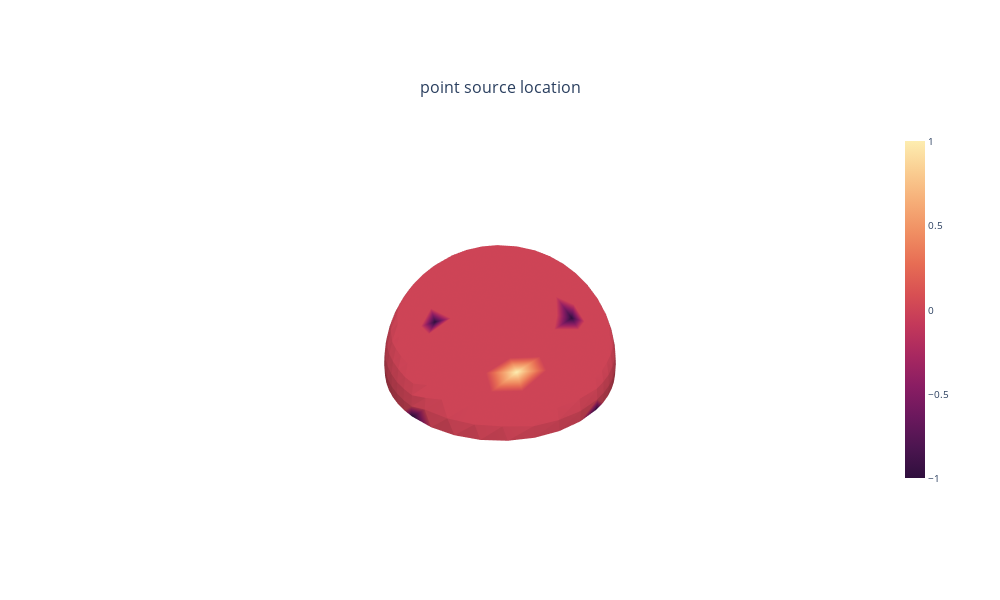

Notebook cell for this chart:
### Code cell
weights3D(model.meshes[-1],onehot,'point source location')

### Figure 1 — Plotly figure (JSON) as saved in the notebook; plotly's stock layout.template omitted (floating-point values rounded to 4 significant figures; data arrays with more than 128 entries replaced by an {"elided": "..."} marker saying what was removed)
{"data": [{"colorbar": {"len": 0.85, "thickness": 20, "x": 0.97, "y": 0.5}, "colorscale": [[0, "rgb(47, 15, 61)"], [0.09091, "rgb(76, 21, 80)"], [0.1818, "rgb(107, 24, 93)"], [0.2727, "rgb(138, 29, 99)"], [0.3636, "rgb(168, 40, 96)"], [0.4545, "rgb(195, 56, 90)"], [0.5455, "rgb(216, 80, 83)"], [0.6364, "rgb(231, 109, 84)"], [0.7273, "rgb(240, 142, 98)"], [0.8182, "rgb(246, 173, 119)"], [0.9091, "rgb(250, 205, 145)"], [1, "rgb(253, 237, 176)"]], "flatshading": true, "i": {"elided": "832 int values"}, "intensity": {"elided": "445x1 int values"}, "intensitymode": "vertex", "j": {"elided": "832 int values"}, "k": {"elided": "832 int values"}, "lighting": {"ambient": 0.5, "diffuse": 1, "facenormalsepsilon": 0, "fresnel": 4, "roughness": 0.05, "specular": 0.5}, "lightposition": {"x": 100, "y": 100, "z": 10000}, "scene": "scene", "text": {"elided": "445x1 int values"}, "type": "mesh3d", "x": {"elided": "445 float values"}, "y": {"elided": "445 float values"}, "z": {"elided": "445 float values"}}], "layout": {"annotations": [{"font": {"size": 16}, "showarrow": false, "text": "point source location", "x": 0.5, "xanchor": "center", "xref": "paper", "y": 1, "yanchor": "bottom", "yref": "paper"}], "font": {"size": 10}, "height": 600, "scene": {"aspectmode": "auto", "aspectratio": {"x": 1.26, "y": 1.26, "z": 0.63}, "camera": {"center": {"x": 0, "y": 0, "z": 0}, "eye": {"x": -2.165, "y": 0.1209, "z": 1.267}, "projection": {"type": "perspective"}, "up": {"x": 0, "y": 0, "z": 1}}, "domain": {"x": [0, 1], "y": [0, 1]}, "xaxis": {"type": "linear", "visible": false}, "yaxis": {"type": "linear", "visible": false}, "zaxis": {"type": "linear", "visible": false}}, "width": 1000}}
